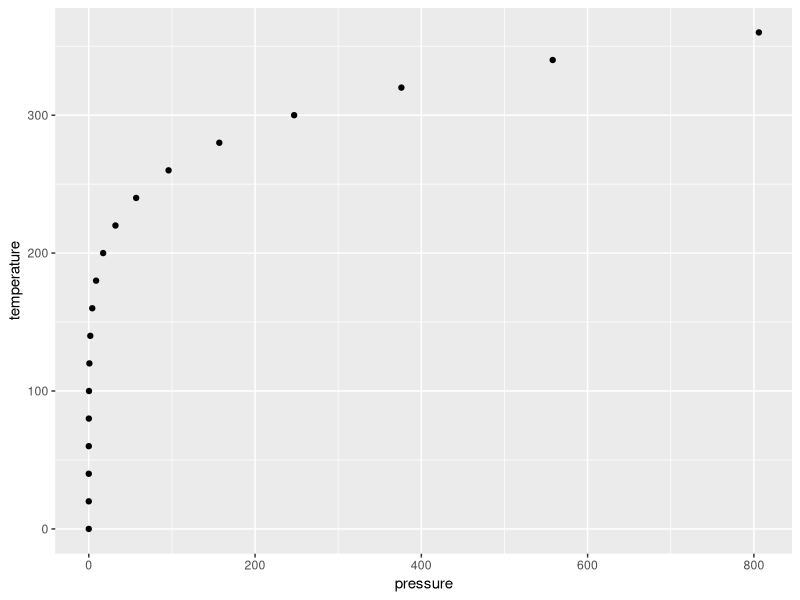

This chart was generated by the following R code:
## ---- chunk 1
knitr::opts_chunk$set(echo = TRUE)
library(tidyverse)
## ---- chunk 2
summary(cars)
## ---- chunk 3
ggplot(pressure, aes(x=pressure, y=temperature)) +
  geom_point() +
  labs(x = "pressure", y = "temperature")
